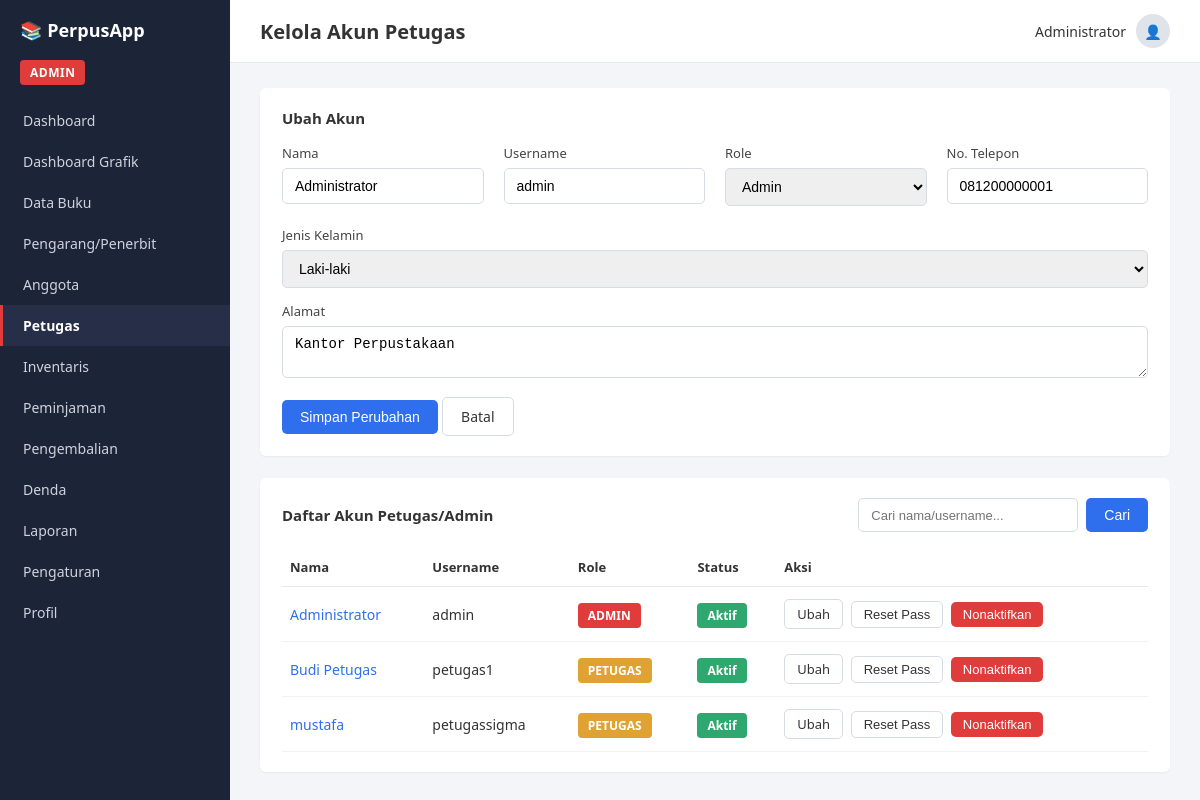
The app's page /petugas.php?edit_id=1 with its own data.
### tables this page shows
CREATE TABLE `petugas` (
  `kd_petugas` int(11) NOT NULL,
  `nm_petugas` varchar(150) NOT NULL,
  `jenis_kelamin` char(1) DEFAULT 'L',
  `alamat` text DEFAULT NULL,
  `telp` varchar(30) DEFAULT NULL,
  `foto` varchar(255) DEFAULT NULL,
  `user` varchar(50) NOT NULL,
  `password` varchar(255) NOT NULL,
  `role` enum('admin','petugas') DEFAULT 'petugas',
  `status_aktif` tinyint(1) DEFAULT 1
);

### petugas.php (the view, shortened to what this page needs)
<?php
require 'config.php';
$search = trim($_GET['q'] ?? '');
if ($search !== '') {
    $stmt = $pdo->prepare("SELECT * FROM petugas WHERE nm_petugas LIKE ? OR user LIKE ? ORDER BY nm_petugas ASC");
    $like = "%$search%";
    $stmt->execute([$like, $like]);
    $petugasList = $stmt->fetchAll();
} else {
    $petugasList = $pdo->query("SELECT * FROM petugas ORDER BY nm_petugas ASC")->fetchAll();
}
$editPetugas = null;
if (isset($_GET['edit_id'])) {
    $stmt = $pdo->prepare("SELECT * FROM petugas WHERE kd_petugas=?");
    $stmt->execute([$_GET['edit_id']]);
    $editPetugas = $stmt->fetch();
}
?>
<!DOCTYPE html>
<html lang="id">
<head>
<link rel="stylesheet" href="assets/style.css">
</head>
<body>
<div class="layout">
    <?php include 'includes/sidebar.php'; ?>
    <div class="main">
        <?php include 'includes/header.php'; ?>
        <div class="content">
            <div class="card">
                <h2><?= $editPetugas ? 'Ubah Akun' : 'Tambah Akun Baru' ?></h2>
                <form method="post">
                    <div class="form-row">
                        <div class="form-group">
                            <label>Nama</label>
                            <input type="text" name="nm_petugas" required value="<?= htmlspecialchars($editPetugas['nm_petugas'] ?? '') ?>">
                        </div>
                        <div class="form-group">
                            <label>Username</label>
                            <input type="text" name="user" required value="<?= htmlspecialchars($editPetugas['user'] ?? '') ?>">
                        </div>
                        <div class="form-group">
                            <label>Role</label>
                            <select name="role">
                                <option value="admin" <?= (($editPetugas['role'] ?? '') === 'admin') ? 'selected' : '' ?>>Admin</option>
                            </select>
                        </div>
                        <div class="form-group">
                            <label>No. Telepon</label>
                            <input type="text" name="telp" value="<?= htmlspecialchars($editPetugas['telp'] ?? '') ?>">
                        </div>
                        <div class="form-group">
                            <label>Jenis Kelamin</label>
                            <select name="jenis_kelamin">
                                <option value="L" <?= (($editPetugas['jenis_kelamin'] ?? 'L') === 'L') ? 'selected' : '' ?>>Laki-laki</option>
                            </select>
                        </div>
                    </div>
                    <div class="form-row">
                        <div class="form-group">
                            <label>Alamat</label>
                            <textarea name="alamat" rows="2"><?= htmlspecialchars($editPetugas['alamat'] ?? '') ?></textarea>
                        </div>
                    </div>
                    <button type="submit" name="<?= $editPetugas ? 'edit' : 'add' ?>" class="btn btn-primary">
                        <?= $editPetugas ? 'Simpan Perubahan' : 'Tambah Akun' ?>
                    </button>
                    <?php if ($editPetugas): ?>
                        <a href="petugas.php" class="btn btn-outline">Batal</a>
                    <?php endif; ?>
                </form>
            </div>
            <div class="card">
                <div class="card-header-row">
                    <h2>Daftar Akun Petugas/Admin</h2>
                    <form class="search-bar" method="get">
                        <input type="text" name="q" placeholder="Cari nama/username..." value="<?= htmlspecialchars($search) ?>">
                        <button type="submit" class="btn btn-primary">Cari</button>
                    </form>
                </div>
                <table>
                    <thead>
                        <tr>
                            <th>Nama</th><th>Username</th><th>Role</th><th>Status</th><th>Aksi</th>
                        </tr>
                    </thead>
                    <tbody>
                    <?php foreach ($petugasList as $row): ?>
                        <tr>
                            <td class="link-name"><?= htmlspecialchars($row['nm_petugas']) ?></td>
                            <td><?= htmlspecialchars($row['user']) ?></td>
                            <td>
                                <span class="badge <?= $row['role'] === 'admin' ? 'badge-admin' : 'badge-petugas' ?>">
                                    <?= strtoupper($row['role']) ?>
                                </span>
                            </td>
                            <td>
                                <?php if ($row['status_aktif']): ?>
                                    <span class="badge badge-aktif">Aktif</span>
                                <?php else: ?>
                                    <span class="badge badge-nonaktif">Nonaktif</span>
                                <?php endif; ?>
                            </td>
                            <td>
                                <a class="btn btn-outline btn-sm" href="?edit_id=<?= $row['kd_petugas'] ?>">Ubah</a>
                                <form method="post" style="display:inline" onsubmit="return confirm('Reset password ke default?');">
                                    <button type="submit" name="reset_pass" class="btn btn-outline btn-sm">Reset Pass</button>
                                </form>
                                <form method="post" style="display:inline">
                                    <button type="submit" name="toggle_status" class="btn <?= $row['status_aktif'] ? 'btn-danger' : 'btn-success' ?> btn-sm">
                                        <?= $row['status_aktif'] ? 'Nonaktifkan' : 'Aktifkan' ?>
                                    </button>
                                </form>
                            </td>
                        </tr>
                    <?php endforeach; ?>
                    </tbody>
                </table>
            </div>
        </div>
    </div>
</div>
</body>
</html>

### assets/style.css (style rules this page uses)
* { box-sizing: border-box; }
body { margin: 0; font-family: 'Segoe UI', Arial, sans-serif; background: #f3f5f9; color: #333; }
.layout { display: flex; min-height: 100vh; }
.main { flex: 1; display: flex; flex-direction: column; min-width: 0; }
.content { padding: 25px 30px; }
.card { background: #fff; border-radius: 6px; padding: 20px 22px; margin-bottom: 22px; box-shadow: 0 1px 2px rgba(0,0,0,0.05); }
.card h2 { font-size: 15px; margin: 0 0 16px 0; }
.form-row { display: flex; gap: 20px; flex-wrap: wrap; margin-bottom: 14px; }
.form-group { flex: 1; min-width: 200px; }
.form-group label { display: block; font-size: 13px; margin-bottom: 6px; color: #444; }
.form-group input, .form-group select, .form-group textarea { width: 100%; padding: 9px 12px; border: 1px solid #d7dbe3; border-radius: 5px; font-size: 14px; }
.btn { display: inline-block; border: none; padding: 9px 18px; border-radius: 5px; font-size: 14px; cursor: pointer; text-decoration: none; }
.btn-primary { background: #2f6fed; color: #fff; }
.btn-outline { background: #fff; border: 1px solid #d7dbe3; color: #333; }
.btn-danger { background: #e13c3c; color: #fff; }
.btn-sm { padding: 5px 12px; font-size: 13px; margin-right: 4px; }
table { width: 100%; border-collapse: collapse; }
thead th { text-align: left; font-size: 13px; color: #333; padding: 10px 8px; border-bottom: 1px solid #e5e8ee; }
tbody td { padding: 12px 8px; font-size: 14px; border-bottom: 1px solid #f0f2f6; color: #333; }
.link-name { color: #2f6fed; }
.badge { padding: 4px 10px; border-radius: 4px; font-size: 12px; font-weight: 600; color: #fff; }
.badge-aktif { background: #2ea86e; }
.badge-admin { background: #e13c3c; }
.badge-petugas { background: #e0a233; }
.search-bar { display: flex; gap: 8px; }
.search-bar input { padding: 8px 12px; border: 1px solid #d7dbe3; border-radius: 5px; font-size: 13px; width: 220px; }
.card-header-row { display: flex; align-items: center; justify-content: space-between; margin-bottom: 16px; }
.card-header-row h2 { margin: 0; }

### records on screen
petugas: nm_petugas "Administrator", user "admin", role "Admin", telp "081200000001", jenis_kelamin "Laki-laki", alamat "Kantor Perpustakaan", role "ADMIN", status_aktif "Aktif"
petugas: nm_petugas "Budi Petugas", user "petugas1", role "PETUGAS", status_aktif "Aktif"
petugas: nm_petugas "mustafa", user "petugassigma", role "PETUGAS", status_aktif "Aktif"

### other values on screen
$item['label'] "Dashboard"
$item['label'] "Dashboard Grafik"
$item['label'] "Data Buku"
$item['label'] "Pengarang/Penerbit"
$item['label'] "Anggota"
$item['label'] "Petugas"
$item['label'] "Inventaris"
$item['label'] "Peminjaman"
$item['label'] "Pengembalian"
$item['label'] "Denda"
$item['label'] "Laporan"
$item['label'] "Pengaturan"
$item['label'] "Profil"
$pageTitle "Kelola Akun Petugas"
